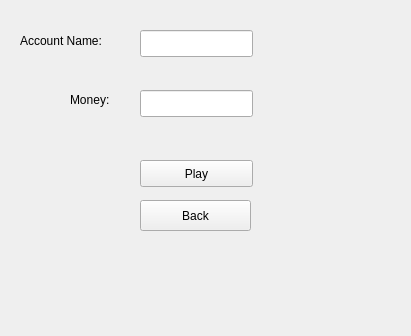
<?xml version="1.0" encoding="UTF-8"?>
<ui version="4.0">
 <class>SetProfile</class>
 <widget class="QWidget" name="SetProfile">
  <property name="geometry">
   <rect>
    <x>0</x>
    <y>0</y>
    <width>411</width>
    <height>336</height>
   </rect>
  </property>
  <property name="windowTitle">
   <string>Form</string>
  </property>
  <widget class="QLineEdit" name="accountName">
   <property name="geometry">
    <rect>
     <x>140</x>
     <y>30</y>
     <width>113</width>
     <height>27</height>
    </rect>
   </property>
  </widget>
  <widget class="QLabel" name="name_label">
   <property name="geometry">
    <rect>
     <x>20</x>
     <y>30</y>
     <width>111</width>
     <height>21</height>
    </rect>
   </property>
   <property name="text">
    <string>Account Name: </string>
   </property>
  </widget>
  <widget class="QLineEdit" name="accountMoney">
   <property name="geometry">
    <rect>
     <x>140</x>
     <y>90</y>
     <width>113</width>
     <height>27</height>
    </rect>
   </property>
  </widget>
  <widget class="QLabel" name="label">
   <property name="geometry">
    <rect>
     <x>70</x>
     <y>90</y>
     <width>61</width>
     <height>20</height>
    </rect>
   </property>
   <property name="text">
    <string>Money:</string>
   </property>
  </widget>
  <widget class="QPushButton" name="pushButton_play">
   <property name="geometry">
    <rect>
     <x>140</x>
     <y>160</y>
     <width>113</width>
     <height>27</height>
    </rect>
   </property>
   <property name="text">
    <string>Play</string>
   </property>
  </widget>
  <widget class="QPushButton" name="BackButton">
   <property name="geometry">
    <rect>
     <x>140</x>
     <y>200</y>
     <width>111</width>
     <height>31</height>
    </rect>
   </property>
   <property name="text">
    <string>Back</string>
   </property>
  </widget>
 </widget>
 <resources/>
 <connections>
  <connection>
   <sender>BackButton</sender>
   <signal>clicked()</signal>
   <receiver>SetProfile</receiver>
   <slot>close()</slot>
   <hints>
    <hint type="sourcelabel">
     <x>179</x>
     <y>221</y>
    </hint>
    <hint type="destinationlabel">
     <x>105</x>
     <y>216</y>
    </hint>
   </hints>
  </connection>
 </connections>
</ui>
